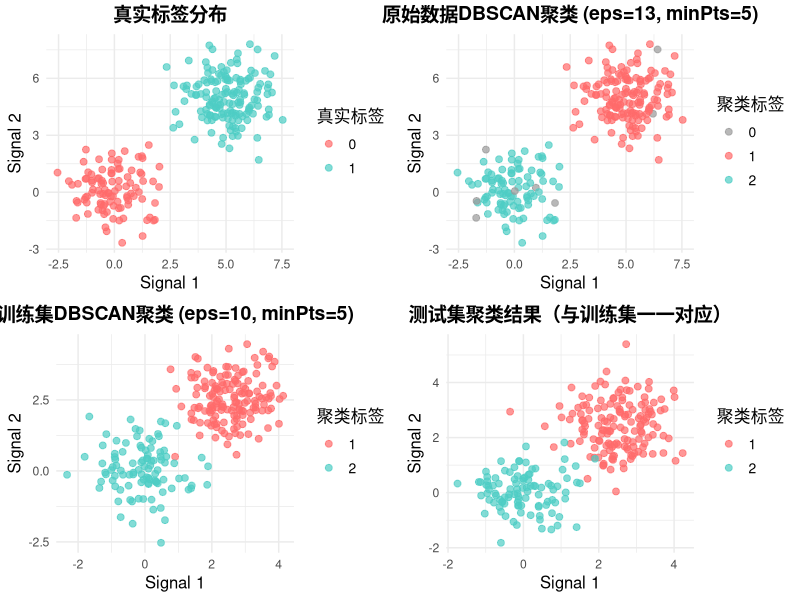

The R source for this figure:
library(dbscan)
library(gridExtra)
library(ggplot2)
library(MASS)

# 数据生成参数
n <- 250  # 样本数量
p <- 100  # 总特征数
p1 <- 20  # 前p1个特征有信号
mu_1 <- 0
mu_2 <- 5
sigma_1 <- 1
sigma_2 <- 1
rho <- 0  # 相关性参数

# 生成数据函数
generate_data <- function(n, p, p1, mu_1, mu_2, sigma_1, sigma_2, rho) {
  # 生成协方差矩阵
  Sigma <- rho^abs(matrix(rep(1:p, each=p), p, p, byrow = F) - matrix(rep(1:p, each=p), p, p, byrow = T))
  Sigma <- sqrt(diag(c(rep(sigma_1, p1), rep(sigma_2, p-p1)))) %*% Sigma %*% sqrt(diag(c(rep(sigma_1, p1), rep(sigma_2, p-p1))))
  
  # 生成真实标签
  npor <- 0.6
  n1 <- ceiling(n * npor)  # 第一类样本数
  n0 <- n - n1            # 第二类样本数
  
  # 生成中心点
  loc <- 1:p1
  center0 <- rep(mu_1, p)
  center1 <- rep(mu_1, p)
  center1[loc] <- mu_2
  
  # 生成数据
  X1 <- t(t(matrix(rnorm(n1*p), n1, p) %*% chol(Sigma)) + center1)
  X0 <- t(t(matrix(rnorm(n0*p), n0, p) %*% chol(Sigma)) + center0)
  X <- rbind(X1, X0)
  
  # 真实标签
  true_labels <- c(rep(1, n1), rep(0, n0))
  
  return(list(X = X, true_labels = true_labels))
}

# DT方法的数据分割函数
dt_data_split <- function(X, p1, epi = 0.5, eps = 15, minPts = 3) {
  # 使用DBSCAN进行聚类
  dbscan_result <- dbscan::dbscan(X, eps = eps, minPts = minPts)
  clu <- dbscan_result$cluster
  
  # 检查是否找到了聚类
  unique_clusters <- unique(clu[clu != 0])  # 排除噪声点
  if(length(unique_clusters) < 2) {
    stop("DBSCAN未能找到足够的聚类")
  }
  
  # 计算每个聚类的样本数量
  cluster_sizes <- sapply(unique_clusters, function(c) sum(clu == c))
  
  # 按样本数量排序，选择前两个最大的聚类
  sorted_indices <- order(cluster_sizes, decreasing = TRUE)
  cluster1 <- unique_clusters[sorted_indices[1]]
  cluster2 <- unique_clusters[sorted_indices[2]]
  
  # 获取两个聚类的数据点
  clu1_indices <- which(clu == cluster1)
  clu2_indices <- which(clu == cluster2)
  
  if(length(clu1_indices) == 0 || length(clu2_indices) == 0) {
    stop("聚类结果无效")
  }
  
  # 计算协方差矩阵
  sigma <- (var(X[clu1_indices,]) + var(X[clu2_indices,])) / 2
  
  # 生成测试集和训练集
  X_test <- mvrnorm(n = nrow(X), mu = rep(0, ncol(X)), Sigma = epi * (1 - epi) * sigma) + epi * X
  X_train <- X - X_test
  
  return(list(X_train = X_train, X_test = X_test, 
              original_clusters = clu, 
              cluster1 = cluster1, cluster2 = cluster2))
}

# 生成数据
data_result <- generate_data(n, p, p1, mu_1, mu_2, sigma_1, sigma_2, rho)
X <- data_result$X
true_labels <- data_result$true_labels

# DBSCAN参数设置
# 原始数据集的聚类参数
eps_original <- 13
minPts_original <- 5

# 训练集的聚类参数（可以不同）
eps_train <- 10
minPts_train <- 5

epi <- 0.5  # DT方法的参数

# 执行DT数据分割
dt_result <- dt_data_split(X, p1, epi = epi, eps = eps_original, minPts = minPts_original)
X_train <- dt_result$X_train
X_test <- dt_result$X_test
original_clusters <- dt_result$original_clusters

# 在训练集上进行DBSCAN聚类（使用不同的参数）
dbscan_train <- dbscan::dbscan(X_train, eps = eps_train, minPts = minPts_train)
train_clusters <- dbscan_train$cluster

# 测试集不直接进行聚类，而是直接使用训练集的聚类结果
# 在DT方法中，训练集和测试集是一一对应的，训练集的聚类标签直接对应到测试集
test_clusters <- train_clusters

# 创建数据框用于绘图
plot_data <- data.frame(
  x = X[, 1],  # 第1个特征作为x坐标
  y = X[, 2],  # 第2个特征作为y坐标
  true_label = as.factor(true_labels),
  original_cluster = as.factor(original_clusters),
  train_cluster = as.factor(train_clusters),
  test_cluster = as.factor(test_clusters),
  # 添加数据来源标识
  data_source = "all"  # 默认为全部数据
)

# 创建训练集数据框
train_data <- data.frame(
  x = X_train[, 1],  # 训练集第1个特征作为x坐标
  y = X_train[, 2],  # 训练集第2个特征作为y坐标
  true_label = as.factor(true_labels),
  original_cluster = as.factor(original_clusters),
  train_cluster = as.factor(train_clusters),
  test_cluster = as.factor(test_clusters),
  data_source = "train"
)

# 创建测试集数据框
test_data <- data.frame(
  x = X_test[, 1],  # 测试集第1个特征作为x坐标
  y = X_test[, 2],  # 测试集第2个特征作为y坐标
  true_label = as.factor(true_labels),
  original_cluster = as.factor(original_clusters),
  train_cluster = as.factor(train_clusters),
  test_cluster = as.factor(test_clusters),
  data_source = "test"
)

# 创建真实标签的散点图
plot_true <- ggplot(plot_data, aes(x = x, y = y, color = true_label)) +
  geom_point(size = 2, alpha = 0.7) +
  labs(
    title = "真实标签分布",
    x = "Signal 1",
    y = "Signal 2",
    color = "真实标签"
  ) +
  theme_minimal() +
  theme(
    plot.title = element_text(hjust = 0.5, size = 14, face = "bold"),
    axis.title = element_text(size = 12),
    legend.title = element_text(size = 12),
    legend.text = element_text(size = 10)
  ) +
  scale_color_manual(values = c("0" = "#FF6B6B", "1" = "#4ECDC4"))

# 创建原始数据DBSCAN聚类标签的散点图
plot_original <- ggplot(plot_data, aes(x = x, y = y, color = original_cluster)) +
  geom_point(size = 2, alpha = 0.7) +
  labs(
    title = paste0("原始数据DBSCAN聚类 (eps=", eps_original, ", minPts=", minPts_original, ")"),
    x = "Signal 1",
    y = "Signal 2",
    color = "聚类标签"
  ) +
  theme_minimal() +
  theme(
    plot.title = element_text(hjust = 0.5, size = 14, face = "bold"),
    axis.title = element_text(size = 12),
    legend.title = element_text(size = 12),
    legend.text = element_text(size = 10)
  ) +
  scale_color_manual(values = c("0" = "#999999", "1" = "#FF6B6B", "2" = "#4ECDC4", "3" = "#45B7D1", "4" = "#96CEB4"))

# 创建训练集DBSCAN聚类标签的散点图
plot_train <- ggplot(train_data, aes(x = x, y = y, color = train_cluster)) +
  geom_point(size = 2, alpha = 0.7) +
  labs(
    title = paste0("训练集DBSCAN聚类 (eps=", eps_train, ", minPts=", minPts_train, ")"),
    x = "Signal 1",
    y = "Signal 2",
    color = "聚类标签"
  ) +
  theme_minimal() +
  theme(
    plot.title = element_text(hjust = 0.5, size = 14, face = "bold"),
    axis.title = element_text(size = 12),
    legend.title = element_text(size = 12),
    legend.text = element_text(size = 10)
  ) +
  scale_color_manual(values = c("0" = "#999999", "1" = "#FF6B6B", "2" = "#4ECDC4", "3" = "#45B7D1", "4" = "#96CEB4"))

# 创建测试集DBSCAN聚类标签的散点图
plot_test <- ggplot(test_data, aes(x = x, y = y, color = test_cluster)) +
  geom_point(size = 2, alpha = 0.7) +
  labs(
    title = "测试集聚类结果（与训练集一一对应）",
    x = "Signal 1",
    y = "Signal 2",
    color = "聚类标签"
  ) +
  theme_minimal() +
  theme(
    plot.title = element_text(hjust = 0.5, size = 14, face = "bold"),
    axis.title = element_text(size = 12),
    legend.title = element_text(size = 12),
    legend.text = element_text(size = 10)
  ) +
  scale_color_manual(values = c("0" = "#999999", "1" = "#FF6B6B", "2" = "#4ECDC4", "3" = "#45B7D1", "4" = "#96CEB4"))

# 组合四个图
combined_plot <- grid.arrange(plot_true, plot_original, plot_train, plot_test, ncol = 2, nrow = 2)

# 保存图像
ggsave("DT_DBSCAN_clustering_comparison.png", combined_plot, width = 16, height = 12, dpi = 300)

# 打印聚类结果统计
cat("=== DT方法DBSCAN聚类结果统计 ===\n")
cat("数据生成参数:\n")
cat("样本数量 n =", n, "\n")
cat("总特征数 p =", p, "\n")
cat("信号特征数 p1 =", p1, "\n")
cat("DT参数 epi =", epi, "\n")
cat("原始数据DBSCAN参数: eps =", eps_original, ", minPts =", minPts_original, "\n")
cat("训练集DBSCAN参数: eps =", eps_train, ", minPts =", minPts_train, "\n\n")

cat("真实标签分布:\n")
print(table(true_labels))

cat("\n数据集分割信息:\n")
cat("训练集样本数量:", nrow(X_train), "\n")
cat("测试集样本数量:", nrow(X_test), "\n")
cat("总样本数量:", nrow(X), "\n")

cat("\n原始数据DBSCAN聚类结果:\n")
print(table(original_clusters))

cat("\n训练集DBSCAN聚类结果:\n")
print(table(train_clusters))

cat("\n测试集聚类结果（与训练集一一对应）:\n")
print(table(test_clusters))

# 计算聚类质量指标
if (require(cluster, quietly = TRUE)) {
  cat("\n=== 聚类质量评估 ===\n")
  
  # 原始数据聚类质量
  if (length(unique(original_clusters)) > 1) {
    silhouette_original <- silhouette(original_clusters, dist(X[, 1:p1]))
    cat("原始数据平均轮廓系数:", mean(silhouette_original[, 3]), "\n")
  }
  
  # 训练集聚类质量
  if (length(unique(train_clusters)) > 1) {
    silhouette_train <- silhouette(train_clusters, dist(X_train[, 1:p1]))
    cat("训练集平均轮廓系数:", mean(silhouette_train[, 3]), "\n")
  }
  
  # 测试集聚类质量
  if (length(unique(test_clusters)) > 1) {
    silhouette_test <- silhouette(test_clusters, dist(X_test[, 1:p1]))
    cat("测试集平均轮廓系数:", mean(silhouette_test[, 3]), "\n")
  }
}

# 计算聚类一致性
cat("\n=== 聚类一致性分析 ===\n")
# 比较原始聚类和训练集聚类的一致性
original_vs_train <- table(original_clusters, train_clusters)
cat("原始聚类 vs 训练集聚类交叉表:\n")
print(original_vs_train)

# 比较原始聚类和测试集聚类的一致性
original_vs_test <- table(original_clusters, test_clusters)
cat("\n原始聚类 vs 测试集聚类交叉表:\n")
print(original_vs_test)

# 比较训练集和测试集聚类的一致性
train_vs_test <- table(train_clusters, test_clusters)
cat("\n训练集聚类 vs 测试集聚类交叉表:\n")
print(train_vs_test)

# 显示图像
print(combined_plot)

cat("\n图像已保存为 DT_DBSCAN_clustering_comparison.png\n")
